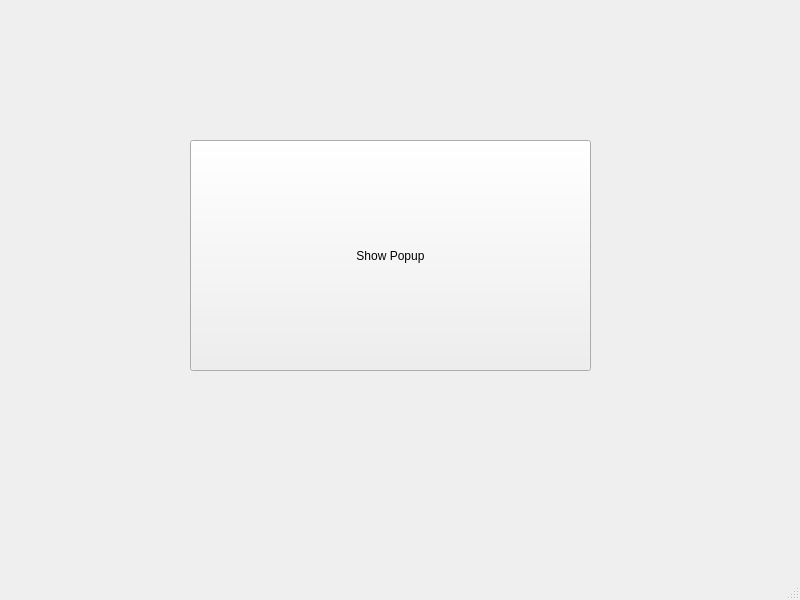
<?xml version="1.0" encoding="UTF-8"?>
<ui version="4.0">
 <class>MainWindow</class>
 <widget class="QMainWindow" name="MainWindow">
  <property name="geometry">
   <rect>
    <x>0</x>
    <y>0</y>
    <width>800</width>
    <height>600</height>
   </rect>
  </property>
  <property name="windowTitle">
   <string>MainWindow</string>
  </property>
  <widget class="QWidget" name="centralwidget">
   <widget class="QPushButton" name="pushButton">
    <property name="geometry">
     <rect>
      <x>190</x>
      <y>140</y>
      <width>401</width>
      <height>231</height>
     </rect>
    </property>
    <property name="text">
     <string>Show Popup</string>
    </property>
   </widget>
  </widget>
  <widget class="QMenuBar" name="menubar">
   <property name="geometry">
    <rect>
     <x>0</x>
     <y>0</y>
     <width>800</width>
     <height>26</height>
    </rect>
   </property>
  </widget>
  <widget class="QStatusBar" name="statusbar"/>
 </widget>
 <resources/>
 <connections/>
</ui>
